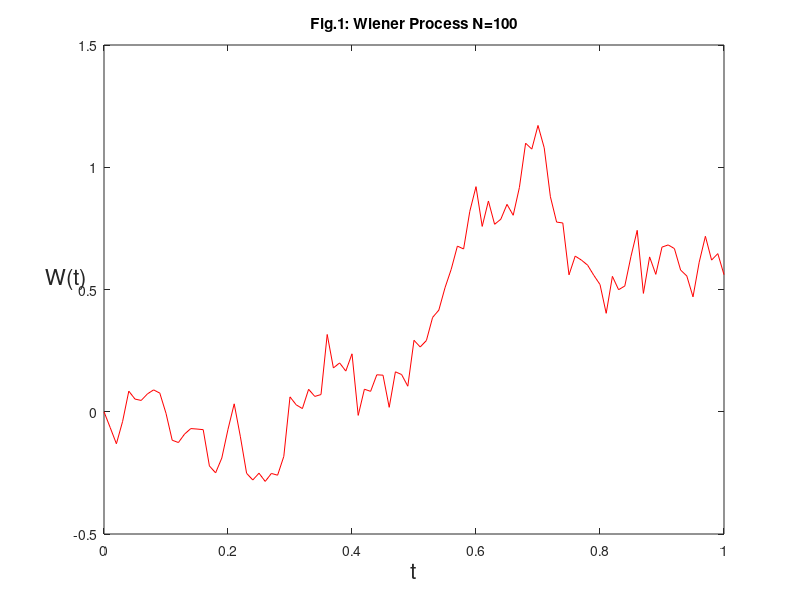
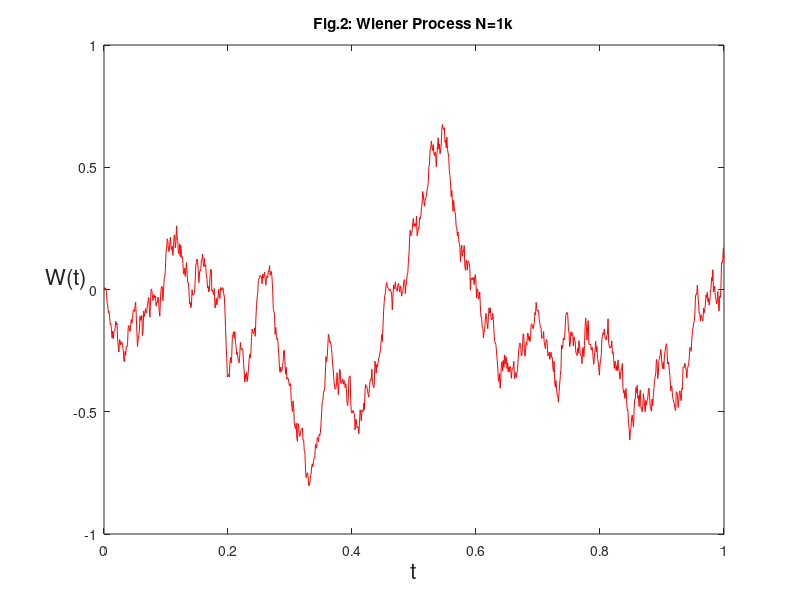
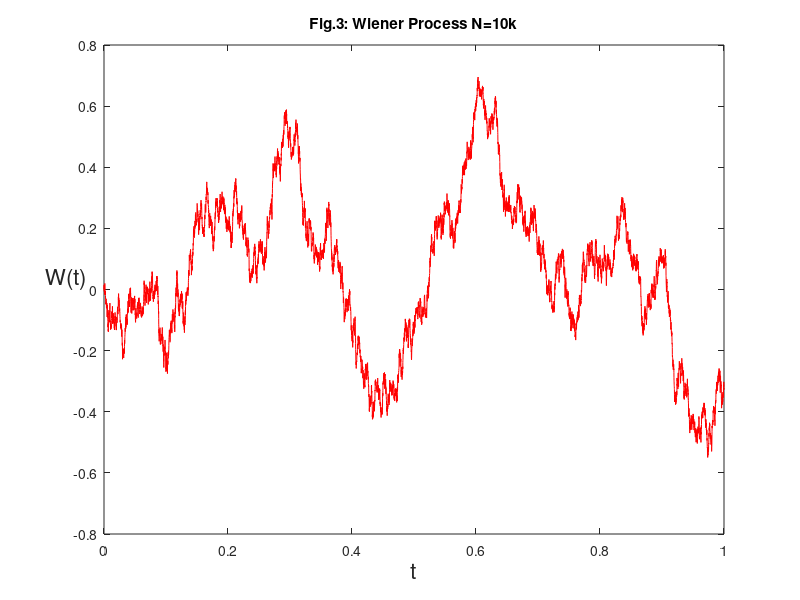
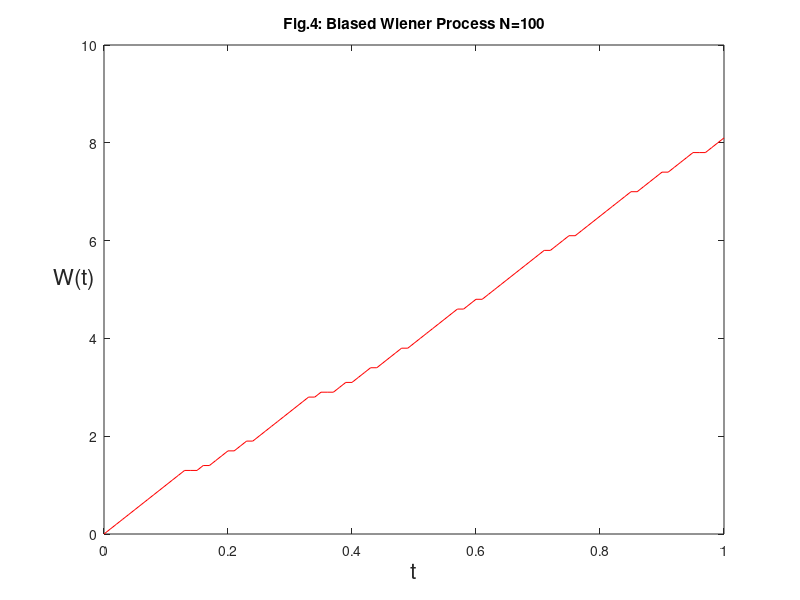

Here is the MATLAB script that generated these plots, in order:
%% Marwin B. Alejo 2020-20221 EE214_Module4-LabEx1
% *

%% I. Simulation of binomial counting process
% *1.a. Generate a single realization of the binomial sum process and
% determine n=1000, and observe how the sum process behaves as the
% probability of success is varied from p=0.1, 0.2, 0.4, and 0.6. Does the
% simulation agree with the theoretical?* 

%%
% *(w) p=0.1* 
bernoulli = (rand(1,1000)<=0.1);
sum(bernoulli(:)==1)
%%
% *(x) p=0.2* 
bernoulli = (rand(1,1000)<=0.2);
sum(bernoulli(:)==1)
%%
% *(y) p=0.4* 
bernoulli = (rand(1,1000)<=0.4);
sum(bernoulli(:)==1)
%%
% *(z) p=0.6* 
bernoulli = (rand(1,1000)<=0.6);
sum(bernoulli(:)==1)

%%
% *Theory:* The binomial process is a random counting system where the n
% identical trials (aka. Bernoulli trials), with each having the success 
% probability 'p' and a failure rate of '1-p'. In this case, the |bernoulli| 
% variable contain the Bernoulli trial of |'n'| samples for one
% realization and return a random 1/0 bits depeding in the given 'p'.

%%
% *Simulation:* The generated sum of success for the simulation of this
% cases agreed with that of the described theory above. Given case (w) with
% p=0.1 yielded an ~100 1-bit or 10% of the n samples is '1'. The same
% observation happened on (x)p=0.2, (y)p=0.4, and (z)p=0.6. Overall, the
% simulation agree with the theory although the concept of 10%, 20%, 40%,
% and 60% is not strictly followed by the used simulation algorithm in
% generating random bits.

%%
% *1.b. Generate any realization of the binomial sum process starting with
% k=10, each realization has n=1000 samples. Calculate the mean and
% variance of the process and compare with the theoretical.* 

%%
% *(w) p=0.1* 
for i = 1:10
    bernoulli = (rand(1,1000)<=0.1);
    binomial(i) = sum(bernoulli);
end
%%
% Mean of p=0.1
mean(binomial)-10*0.1
%%
% Variance of p=0.1
var(binomial)-10*0.1*(1-0.1)

%%
% *(x) p=0.2* 
for i = 1:10
    bernoulli = (rand(1,1000)<=0.2);
    binomial(i) = sum(bernoulli);
end
%%
% Mean of p=0.2
mean(binomial)-10*0.2
%%
% Variance of p=0.2
var(binomial)-10*0.2*(1-0.2)

%%
% *(y) p=0.4* 
for i = 1:10
    bernoulli = (rand(1,1000)<=0.4);
    binomial(i) = sum(bernoulli);
end
%%
% Mean of p=0.4
mean(binomial)-10*0.4
%%
% Variance of p=0.4
var(binomial)-10*0.4*(1-0.4)

%%
% *(z) p=0.6* 
for i = 1:10
    bernoulli = (rand(1,1000)<=0.6);
    binomial(i) = sum(bernoulli);
end
%%
% Mean of p=0.6
mean(binomial)-10*0.6
%%
% Variance of p=0.6
var(binomial)-10*0.6*(1-0.6)

%%
% *Theory:* The theory behind these cases are similar to that described in
% 1a above except that there are 10 realizations in each case. The mean and
% variance of each case is computed using the standard mean and variance
% formula and with respect to 'p' and '1-p'.
%%
% *Simulation:* The generated mean and variance through simulation of the
% 10 realizations differ by a factor of decimal as compared with that of
% theoretically computed. Nevertheless, if both the mean and varaince
% computed manually and through simulation are rounded-off to the nearest
% integer, both yield the same value. Overall, it can be infer from these
% observations that the simulation still agree with the theory.

%%
% *1.c. Compare the mean and variance with k=100 and k=1000. Does the
% simulation agree with the theoretical.* 


%%
% *(w) p=0.1 k=100* 
for i = 1:100
    bernoulli = (rand(1,1000)<=0.1);
    binomial(i) = sum(bernoulli);
end
%%
% Mean of p=0.1
mean(binomial)-100*0.1
%%
% Variance of p=0.1
var(binomial)-100*0.1*(1-0.1)

%%
% *(x) p=0.2 k=100* 
for i = 1:100
    bernoulli = (rand(1,1000)<=0.2);
    binomial(i) = sum(bernoulli);
end
%%
% Mean of p=0.2
mean(binomial)-100*0.2
%%
% Variance of p=0.2
var(binomial)-100*0.2*(1-0.2)

%%
% *(y) p=0.4 k=100* 
for i = 1:100
    bernoulli = (rand(1,1000)<=0.4);
    binomial(i) = sum(bernoulli);
end
%%
% Mean of p=0.4
mean(binomial)-100*0.4
%%
% Variance of p=0.4
var(binomial)-100*0.4*(1-0.4)

%%
% *(z) p=0.6 k=100* 
for i = 1:100
    bernoulli = (rand(1,1000)<=0.6);
    binomial(i) = sum(bernoulli);
end
%%
% Mean of p=0.6
mean(binomial)-100*0.6
%%
% Variance of p=0.6
var(binomial)-100*0.6*(1-0.6)

%%
% *(w) p=0.1 k=1000* 
for i = 1:1000
    bernoulli = (rand(1,1000)<=0.1);
    binomial(i) = sum(bernoulli);
end
%%
% Mean of p=0.1
mean(binomial)-1000*0.1
%%
% Variance of p=0.1
var(binomial)-1000*0.1*(1-0.1)

%%
% *(x) p=0.2 k=1000* 
for i = 1:1000
    bernoulli = (rand(1,1000)<=0.2);
    binomial(i) = sum(bernoulli);
end
%%
% Mean of p=0.2
mean(binomial)-1000*0.2
%%
% Variance of p=0.2
var(binomial)-1000*0.2*(1-0.2)

%%
% *(y) p=0.4 k=1000* 
for i = 1:1000
    bernoulli = (rand(1,1000)<=0.4);
    binomial(i) = sum(bernoulli);
end
%%
% Mean of p=0.4
mean(binomial)-1000*0.4
%%
% Variance of p=0.4
var(binomial)-1000*0.4*(1-0.4)

%%
% *(z) p=0.6 k=1000* 
for i = 1:1000
    bernoulli = (rand(1,1000)<=0.6);
    binomial(i) = sum(bernoulli);
end
%%
% Mean of p=0.6
mean(binomial)-1000*0.6
%%
% Variance of p=0.6
var(binomial)-1000*0.6*(1-0.6)

%%
% *Given k=100, it is observed that the means of all cases (w:z) are closely
% related to that k=10 in terms of units while the means of k=1000 shrank
% largely considering that the sample size is 1000 and the process have to
% fit 1000 realizations in it. It is also observable that the variance
% shrank inverse-exponentially as the number of realization increases per
% case to the point that it yield negative variances on k=1000. Moreover,
% mean/realization overlap each other as realization increases in size.* 

%%
% *Discussion:* Given the above observations about Binomial counting or
% distribution, it can be infer that the probability of success shrink as
% realization k increases in size and the possibility of happening the
% other realizations with their respective mean and outcome become
% hypothetical/imaginary (negative).

%% II. Simulate a symmetric random walk process
% *a. What happens when n=[100 1000 10000] becomes larger?* 

N=[100 1000 10000];

% N=100
randn('state',N(1));          % set the state of randn
T = 1; dt = T/N(1);
dW = sqrt(dt)*randn(1,N(1));   % increments
W1 = cumsum(dW);             % cumulative sum
figure; plot([0:dt:T],[0,W1],'r-'); title('Fig.1: Wiener Process N=100');  % plot W against t
xlabel('t','FontSize',16)
ylabel('W(t)','FontSize',16,'Rotation',0)

% N=1000
randn('state',N(2));          % set the state of randn
T = 1; dt = T/N(2);
dW = sqrt(dt)*randn(1,N(2));   % increments
W2 = cumsum(dW);             % cumulative sum
figure; plot([0:dt:T],[0,W2],'r-'); title('Fig.2: Wiener Process N=1k');   % plot W against t
xlabel('t','FontSize',16)
ylabel('W(t)','FontSize',16,'Rotation',0)

% N=10000
randn('state',N(3));          % set the state of randn
T = 1; dt = T/N(3);
dW = sqrt(dt)*randn(1,N(3));   % increments
W3 = cumsum(dW);             % cumulative sum
figure; plot([0:dt:T],[0,W3],'r-'); title('Fig.3: Wiener Process N=10k');   % plot W against t
xlabel('t','FontSize',16)
ylabel('W(t)','FontSize',16,'Rotation',0)

%%
% Figures 1-3 above shown the generated random walks given n=[100 1000
% 10000]. Also, when n becomes larger, random walk becomes denser and
% finer as well.

%%
% *b. Calculate the mean and variance of the process, for each value n. Does
% the simulated mean and varaince agree with the theoretical?* 

%%
% Mean of W1
mean(W1)
% Uncomment the code below to see proof that W1 agree with theoretical.
% W1-mean(W1,1)

%% 
% Variance of W1
var(W1)

%%
% Mean of W2
mean(W2)
% Uncomment the code below to see proof that W2 agree with theoretical.
% W2-mean(W2,1)

%% 
% Variance of W2
var(W2)

%%
% Mean of W3
mean(W3)
% Uncomment the code below to see proof that W3 agree with theoretical.
% W3-mean(W3,1)

%% 
% Variance of W3
var(W3)

%%
% *Observation:* 
% The mean of the simulated random walk with n value [100 1000 10000]
% agreed with that of the theoretical with mean is defined be equal to '0'.
% The variance on the other hand does not agree with that of theoretical
% with it being defined to be equal to '1' which is in contrary of the
% generated variances of the random walks.

%%
% *c. What is the mean E[X[n]] as a function of n?* 

N=[100 1000 10000];

% N=100
randn('state',N(1));          % set the state of randn
T = 1; dt = T/N(1);
dW = sqrt(dt)*(rand(1,N(1))<=0.75);   % increments
W1 = cumsum(dW);             % cumulative sum
figure; plot([0:dt:T],[0,W1],'r-'); title('Fig.4: Biased Wiener Process N=100');  % plot W against t
xlabel('t','FontSize',16)
ylabel('W(t)','FontSize',16,'Rotation',0)

% N=1000
randn('state',N(2));          % set the state of randn
T = 1; dt = T/N(2);
dW = sqrt(dt)*(rand(1,N(2))<=0.75);   % increments
W2 = cumsum(dW);             % cumulative sum
figure; plot([0:dt:T],[0,W2],'r-'); title('Fig.5: Biased Wiener Process N=1k');   % plot W against t
xlabel('t','FontSize',16)
ylabel('W(t)','FontSize',16,'Rotation',0)

% N=10000
randn('state',N(3));          % set the state of randn
T = 1; dt = T/N(3);
dW = sqrt(dt)*(rand(1,N(3))<=0.75);   % increments
W3 = cumsum(dW);             % cumulative sum
figure; plot([0:dt:T],[0,W3],'r-'); title('Fig.6: Biased Wiener Process N=10k');   % plot W against t
xlabel('t','FontSize',16)
ylabel('W(t)','FontSize',16,'Rotation',0)

%%
% Mean of biased W1
mean(W1)
% Uncomment the code below to see proof that W1 agree with theoretical.
% W1-mean(W1,1)
%%
% Variance of biased W1
var(W1)
var(var(W1))

%%
% Mean of biased W2
mean(W2)
% Uncomment the code below to see proof that W2 agree with theoretical.
% W2-mean(W2,1)
%%
% Variance of biased W2
var(W2)
var(var(W2))

%%
% Mean of biased W3
mean(W3)
% Uncomment the code below to see proof that W3 agree with theoretical.
% W3-mean(W3,1)
%%
% Variance of biased W1
var(W3)
var(var(W3))

%%
% *Observation:*
% The mean of the biased Wiener process still is similar to the above
% discussed mean od standard random walk -- which is defined by '0'.
% Moreover, the varaince of the second moment of it yield a value of 0.

%%
% *d. What happens as n approaches infinity? Why?* 
% As n approaches infinity, the random walk becomes finer but in contrast
% to the standard Wiener process, its density is not observable -- which is
% observable in figures 4-6.

%%
% *Discussion:*
% Based from the above results and quick observations, a random walk is
% said to be *symmetric if (1) $X_{0}=0$, (2) the random varaibles are independent,
% and (3) each Sn has values [-1 1] given p=0.5* . A random walk is said to
% be *biased with parameters (0,1) if (1) $X_{0}=0$, (2) the random varaibles are independent,
% and (3) Dn has a distribution [-1 1] for 1-p and p* .

%% III. Poisson Process
% *a. Experimentally verify the mean and variance of the Poisson process.* 

Tmax = 10;
lambda = 1;
n=0; % Number of points
Tlast = 0; % Time of last arrival
while Tlast <= Tmax
n = n + 1;
X = -log(rand(1))/lambda; % Generate exp(lambda) RV
Tlast = Tlast + X;
T(n) = Tlast;
E(n) = n*mean(T(n));
V(n) = n*var(T(n));
end
n = n-1; % Remove last arrival,
T = T(1:n); % which is after Tmax.
fprintf('There were %g arrivals in [0,%g].\n',n,Tmax)
tt = kron(T,[1 1]); % Convert [x y z] to [x x y y z z]
tt = [ 0 tt Tmax ];
N = [ 0:n ]; % Values of the Poisson process
NN = kron(N,[1 1]);
figure; plot(tt,NN); title('Fig.7: Poisson Process');
axis([0 Tmax 0 n+1]);

%%
% The mean and variance of the Poisson process as simulated above are given
% by the variables E for mean and V for variance. It is noticeable that the
% variance of each element of the T yields '0' which is quite inaccordance
% to the theoretical.

%%
% Mean of 3a
E

mean(E)

%%
% Variance of 3a
V

var(V)

%%
% *b. Modify the code to simulate the kth arrival time of a Poisson process.*

lambda=1;      % arrival rate
Tmax=10;         % maximum time
clear T;
T(1)=random('Exponential',1/lambda);
Y(1)=mean(T(1));
V(1)=var(T(1));
i=1;
while T(i) < Tmax
  T(i+1)=T(i)+random('Exponential',1/lambda);
  Y(i+1)=mean(T(i+1));
  V(i+1)=var(T(i+1));
  i=i+1;
end
T(i)=Tmax;
figure; stairs(T(1:i), 0:(i-1)); title('Fig.8: Modified Poisson Process');

%%
% The modified code above demonstrate the exponential distrib. which
% generate the both the mean (Y variable) and variance (V variable) of each kth arrival.

%%
% *c. Experimentally verify the mean and variance of the kth arrival time.* 

%%
% Similar to the codes in 3a, the mean of each kth arrival is in variable Y
% while variance is in variable V. Moreover, it is noticeable that the
% variance yield a vector of 0. The following below show these in detail.

%%
% Mean of 3c
Y

mean(Y)

%%
% Variance of 3c
V

var(V)
